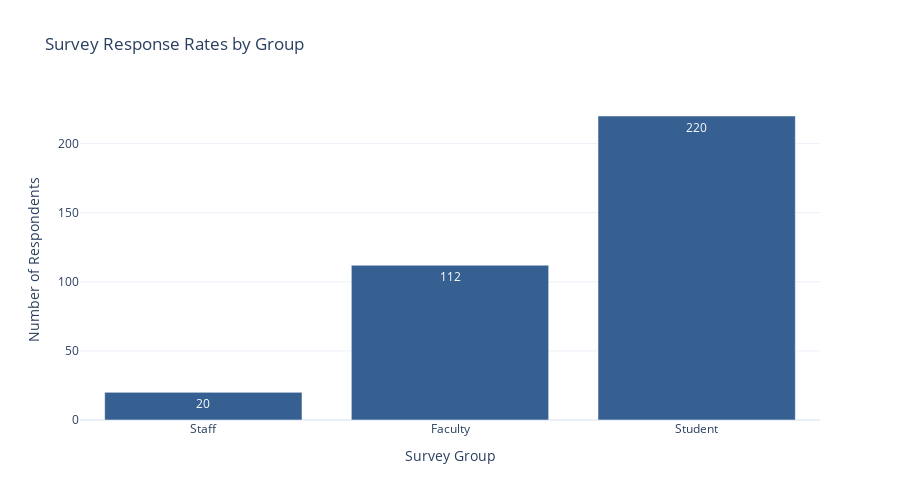

Notebook cell for this chart:
### Code cell
# CREATE VISUALIZATIONS
print(f"\n{'='*80}")
print("Creating interactive visualizations...")
print('='*80)

# Visualization 1: Survey Response Overview
if survey_summaries:
    summary_df = pd.DataFrame(survey_summaries)
    
    fig1 = go.Figure()
    fig1.add_trace(go.Bar(
        name='Total Respondents',
        x=summary_df['Survey'],
        y=summary_df['Total Respondents'],
        text=summary_df['Total Respondents'],
        textposition='auto',
        marker_color='#366092'
    ))
    
    fig1.update_layout(
        title='Survey Response Rates by Group',
        xaxis_title='Survey Group',
        yaxis_title='Number of Respondents',
        template='plotly_white',
        height=500
    )
    fig1.show()
    print("✓ Displayed Response Overview")

# Visualization 2: Top 10 Most Important Priorities (Across All Groups)
if all_importance:
    # Get top priorities by "Extremely important" percentage
    top_priorities = sorted(all_importance_data, key=lambda x: x['Extremely important_pct'], reverse=True)[:15]
    
    fig2 = go.Figure()
    
    for survey in ['Staff', 'Faculty', 'Student']:
        survey_data = [p for p in top_priorities if p['Survey'] == survey]
        if survey_data:
            fig2.add_trace(go.Bar(
                name=survey,
                x=[p['Question'][:50] + '...' for p in survey_data],
                y=[p['Extremely important_pct'] for p in survey_data],
                text=[f"{p['Extremely important_pct']:.1f}%" for p in survey_data],
                textposition='auto'
            ))
    
    fig2.update_layout(
        title='Top 15 Priorities: % Rating "Extremely Important"',
        xaxis_title='Question',
        yaxis_title='% Extremely Important',
        barmode='group',
        template='plotly_white',
        height=600,
        xaxis_tickangle=-45
    )
    fig2.write_html('viz_2_top_priorities.html')
    print("✓ Created viz_2_top_priorities.html")

# Visualization 3: Heatmap of Importance Levels
if all_importance:
    # Create a comparison heatmap for questions that appear in all three surveys
    # Group by question text (simplified) to find common questions
    questions_by_group = {}
    for item in all_importance_data:
        q_short = item['Question'][:80]
        if q_short not in questions_by_group:
            questions_by_group[q_short] = {}
        questions_by_group[q_short][item['Survey']] = item['Extremely important_pct']
    
    # Filter to questions with high priority (>60% extremely important)
    high_priority_questions = {q: v for q, v in questions_by_group.items() 
                              if any(pct > 60 for pct in v.values())}
    
    if high_priority_questions:
        questions = list(high_priority_questions.keys())[:20]  # Top 20
        surveys_list = ['Staff', 'Faculty', 'Student']
        
        heatmap_data = []
        for q in questions:
            row = [high_priority_questions[q].get(s, 0) for s in surveys_list]
            heatmap_data.append(row)
        
        fig3 = go.Figure(data=go.Heatmap(
            z=heatmap_data,
            x=surveys_list,
            y=[q[:60] + '...' for q in questions],
            colorscale='Blues',
            text=[[f"{val:.1f}%" for val in row] for row in heatmap_data],
            texttemplate='%{text}',
            textfont={"size": 10},
            colorbar=dict(title="% Extremely<br>Important")
        ))
        
        fig3.update_layout(
            title='Priority Heatmap: High-Importance Questions Across Groups',
            xaxis_title='Survey Group',
            yaxis_title='Question',
            template='plotly_white',
            height=800
        )
        fig3.write_html('viz_3_priority_heatmap.html')
        print("✓ Created viz_3_priority_heatmap.html")

# Visualization 4: Response Distribution Comparison
if all_importance:
    # Pick a few key questions and show full distribution
    top_3_questions = sorted(all_importance_data, key=lambda x: x['Extremely important_pct'], reverse=True)[:3]
    
    fig4 = make_subplots(
        rows=1, cols=3,
        subplot_titles=[q['Question'][:40] + '...' for q in top_3_questions]
    )
    
    importance_levels = ['Extremely important', 'Very important', 'Moderately important', 
                        'Slightly important', 'Not Important']
    colors = ['#1f77b4', '#ff7f0e', '#2ca02c', '#d62728', '#9467bd']
    
    for idx, q_data in enumerate(top_3_questions, 1):
        values = [q_data.get(f'{level}_pct', 0) for level in importance_levels]
        
        fig4.add_trace(
            go.Bar(
                x=importance_levels,
                y=values,
                name=q_data['Survey'],
                text=[f"{v:.1f}%" for v in values],
                textposition='auto',
                marker_color=colors,
                showlegend=(idx == 1)
            ),
            row=1, col=idx
        )
    
    fig4.update_layout(
        title=f'Response Distribution for Top 3 Priority Questions',
        template='plotly_white',
        height=500,
        showlegend=True
    )
    fig4.update_xaxes(tickangle=-45)
    fig4.write_html('viz_4_response_distribution.html')
    print("✓ Created viz_4_response_distribution.html")

print(f"\n{'='*80}")
print("✅ ANALYSIS COMPLETE!")
print('='*80)
print("\nGenerated Files:")
print("  📊 all_surveys_analysis.xlsx - Comprehensive Excel analysis")
print("  📈 viz_1_response_overview.html - Response rates")
print("  📈 viz_2_top_priorities.html - Top 15 priorities comparison")
print("  📈 viz_3_priority_heatmap.html - Priority heatmap")
print("  📈 viz_4_response_distribution.html - Response distributions")
print("\nOpen the HTML files in your browser to explore interactive visualizations!")
print('='*80)

### Figure 1 — Plotly figure (JSON) as saved in the notebook; plotly's stock layout.template omitted (floating-point values rounded to 4 significant figures)
{"data": [{"marker": {"color": "#366092"}, "name": "Total Respondents", "text": [20.0, 112.0, 220.0], "textposition": "auto", "type": "bar", "x": ["Staff", "Faculty", "Student"], "y": [20, 112, 220]}], "layout": {"height": 500, "title": {"text": "Survey Response Rates by Group"}, "xaxis": {"title": {"text": "Survey Group"}}, "yaxis": {"title": {"text": "Number of Respondents"}}}}
